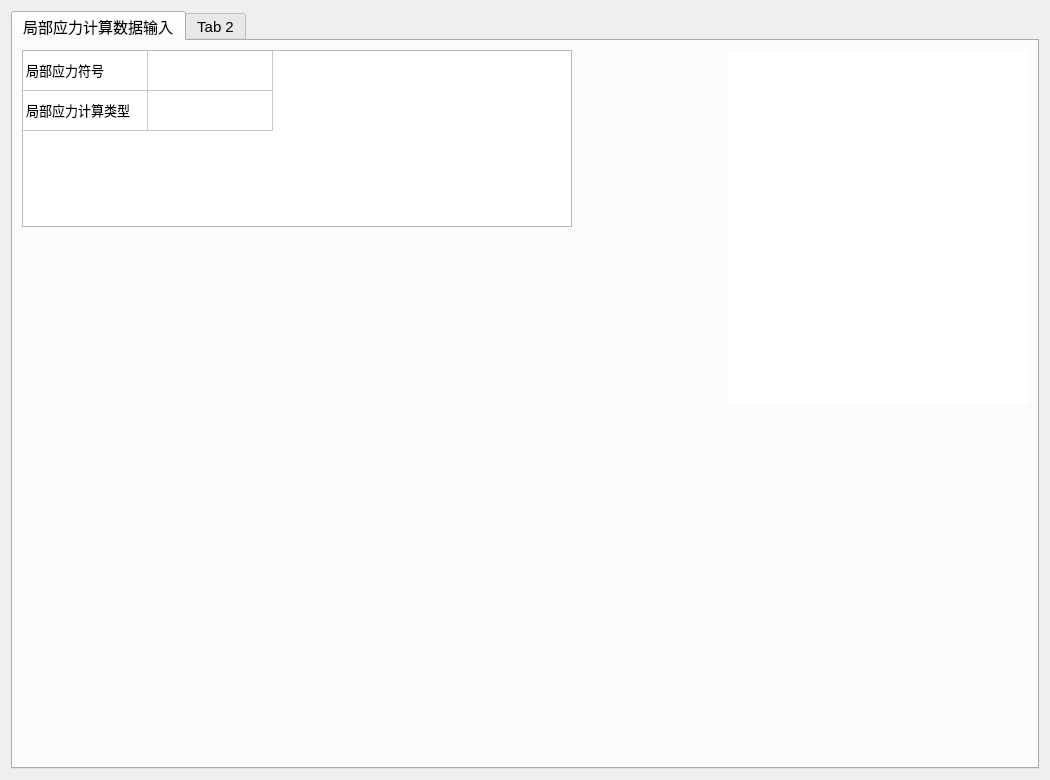
<?xml version="1.0" encoding="UTF-8"?>
<ui version="4.0">
 <class>pipe_OpeningLoad</class>
 <widget class="QWidget" name="pipe_OpeningLoad">
  <property name="geometry">
   <rect>
    <x>0</x>
    <y>0</y>
    <width>1050</width>
    <height>780</height>
   </rect>
  </property>
  <property name="windowTitle">
   <string>局部应力数据输入</string>
  </property>
  <layout class="QVBoxLayout" name="verticalLayout_5">
   <item>
    <widget class="QTabWidget" name="tabWidget">
     <property name="font">
      <font>
       <pointsize>11</pointsize>
      </font>
     </property>
     <property name="currentIndex">
      <number>0</number>
     </property>
     <widget class="QWidget" name="tab">
      <attribute name="title">
       <string>局部应力计算数据输入</string>
      </attribute>
      <layout class="QVBoxLayout" name="verticalLayout_2">
       <item>
        <layout class="QVBoxLayout" name="verticalLayout_6" stretch="1,1">
         <item>
          <layout class="QHBoxLayout" name="horizontalLayout" stretch="2,1,2">
           <item>
            <layout class="QVBoxLayout" name="verticalLayout" stretch="1,1">
             <item>
              <widget class="QTableWidget" name="yinglijisuan">
               <property name="minimumSize">
                <size>
                 <width>550</width>
                 <height>0</height>
                </size>
               </property>
               <property name="font">
                <font>
                 <pointsize>10</pointsize>
                </font>
               </property>
               <property name="rowCount">
                <number>2</number>
               </property>
               <property name="columnCount">
                <number>2</number>
               </property>
               <attribute name="horizontalHeaderVisible">
                <bool>false</bool>
               </attribute>
               <attribute name="horizontalHeaderMinimumSectionSize">
                <number>50</number>
               </attribute>
               <attribute name="horizontalHeaderDefaultSectionSize">
                <number>125</number>
               </attribute>
               <attribute name="verticalHeaderVisible">
                <bool>false</bool>
               </attribute>
               <attribute name="verticalHeaderMinimumSectionSize">
                <number>40</number>
               </attribute>
               <attribute name="verticalHeaderDefaultSectionSize">
                <number>40</number>
               </attribute>
               <row/>
               <row/>
               <column/>
               <column/>
               <item row="0" column="0">
                <property name="text">
                 <string>局部应力符号</string>
                </property>
               </item>
               <item row="1" column="0">
                <property name="text">
                 <string>局部应力计算类型</string>
                </property>
               </item>
              </widget>
             </item>
             <item>
              <spacer name="verticalSpacer">
               <property name="orientation">
                <enum>Qt::Vertical</enum>
               </property>
               <property name="sizeHint" stdset="0">
                <size>
                 <width>20</width>
                 <height>40</height>
                </size>
               </property>
              </spacer>
             </item>
            </layout>
           </item>
           <item>
            <spacer name="horizontalSpacer">
             <property name="orientation">
              <enum>Qt::Horizontal</enum>
             </property>
             <property name="sizeHint" stdset="0">
              <size>
               <width>13</width>
               <height>229</height>
              </size>
             </property>
            </spacer>
           </item>
           <item>
            <widget class="QWidget" name="img_load" native="true">
             <property name="minimumSize">
              <size>
               <width>0</width>
               <height>0</height>
              </size>
             </property>
             <property name="styleSheet">
              <string notr="true">background-color: rgb(255, 255, 255);</string>
             </property>
            </widget>
           </item>
          </layout>
         </item>
         <item>
          <spacer name="verticalSpacer_5">
           <property name="orientation">
            <enum>Qt::Vertical</enum>
           </property>
           <property name="sizeHint" stdset="0">
            <size>
             <width>20</width>
             <height>40</height>
            </size>
           </property>
          </spacer>
         </item>
        </layout>
       </item>
      </layout>
     </widget>
     <widget class="QWidget" name="tab_2">
      <attribute name="title">
       <string>Tab 2</string>
      </attribute>
      <layout class="QVBoxLayout" name="verticalLayout_7">
       <item>
        <layout class="QVBoxLayout" name="verticalLayout_3" stretch="5,4,0">
         <item>
          <layout class="QHBoxLayout" name="horizontalLayout_2" stretch="0,6,1,4">
           <item>
            <layout class="QVBoxLayout" name="verticalLayout_8" stretch="6,10">
             <property name="spacing">
              <number>20</number>
             </property>
             <property name="leftMargin">
              <number>0</number>
             </property>
             <property name="topMargin">
              <number>12</number>
             </property>
             <item>
              <widget class="QRadioButton" name="justlike_btn">
               <property name="minimumSize">
                <size>
                 <width>0</width>
                 <height>0</height>
                </size>
               </property>
               <property name="text">
                <string/>
               </property>
               <property name="iconSize">
                <size>
                 <width>20</width>
                 <height>20</height>
                </size>
               </property>
              </widget>
             </item>
             <item>
              <spacer name="verticalSpacer_2">
               <property name="orientation">
                <enum>Qt::Vertical</enum>
               </property>
               <property name="sizeHint" stdset="0">
                <size>
                 <width>20</width>
                 <height>40</height>
                </size>
               </property>
              </spacer>
             </item>
            </layout>
           </item>
           <item>
            <layout class="QVBoxLayout" name="verticalLayout_4" stretch="1,1,7">
             <item>
              <widget class="QTableWidget" name="justlike">
               <property name="minimumSize">
                <size>
                 <width>0</width>
                 <height>40</height>
                </size>
               </property>
               <property name="rowCount">
                <number>1</number>
               </property>
               <property name="columnCount">
                <number>2</number>
               </property>
               <attribute name="horizontalHeaderVisible">
                <bool>false</bool>
               </attribute>
               <attribute name="horizontalHeaderHighlightSections">
                <bool>true</bool>
               </attribute>
               <attribute name="verticalHeaderVisible">
                <bool>false</bool>
               </attribute>
               <attribute name="verticalHeaderHighlightSections">
                <bool>true</bool>
               </attribute>
               <row/>
               <column/>
               <column/>
               <item row="0" column="0">
                <property name="text">
                 <string>参考引用</string>
                </property>
               </item>
              </widget>
             </item>
             <item>
              <spacer name="verticalSpacer_3">
               <property name="orientation">
                <enum>Qt::Vertical</enum>
               </property>
               <property name="sizeHint" stdset="0">
                <size>
                 <width>20</width>
                 <height>40</height>
                </size>
               </property>
              </spacer>
             </item>
             <item>
              <widget class="QTableWidget" name="zaihecanshu">
               <property name="minimumSize">
                <size>
                 <width>0</width>
                 <height>0</height>
                </size>
               </property>
               <property name="rowCount">
                <number>7</number>
               </property>
               <property name="columnCount">
                <number>2</number>
               </property>
               <attribute name="horizontalHeaderVisible">
                <bool>false</bool>
               </attribute>
               <attribute name="verticalHeaderVisible">
                <bool>false</bool>
               </attribute>
               <row/>
               <row/>
               <row/>
               <row/>
               <row/>
               <row/>
               <row/>
               <column/>
               <column/>
               <item row="0" column="0">
                <property name="text">
                 <string/>
                </property>
               </item>
               <item row="1" column="0">
                <property name="text">
                 <string/>
                </property>
               </item>
              </widget>
             </item>
            </layout>
           </item>
           <item>
            <spacer name="horizontalSpacer_2">
             <property name="orientation">
              <enum>Qt::Horizontal</enum>
             </property>
             <property name="sizeHint" stdset="0">
              <size>
               <width>40</width>
               <height>20</height>
              </size>
             </property>
            </spacer>
           </item>
           <item>
            <widget class="QWidget" name="img_loadParameter" native="true">
             <property name="minimumSize">
              <size>
               <width>350</width>
               <height>350</height>
              </size>
             </property>
             <property name="maximumSize">
              <size>
               <width>16777215</width>
               <height>16777215</height>
              </size>
             </property>
             <property name="styleSheet">
              <string notr="true">background-color: rgb(255, 255, 255);</string>
             </property>
            </widget>
           </item>
          </layout>
         </item>
         <item>
          <spacer name="verticalSpacer_4">
           <property name="orientation">
            <enum>Qt::Vertical</enum>
           </property>
           <property name="sizeHint" stdset="0">
            <size>
             <width>20</width>
             <height>40</height>
            </size>
           </property>
          </spacer>
         </item>
         <item>
          <layout class="QHBoxLayout" name="horizontalLayout_3" stretch="5,0">
           <item>
            <spacer name="horizontalSpacer_3">
             <property name="orientation">
              <enum>Qt::Horizontal</enum>
             </property>
             <property name="sizeHint" stdset="0">
              <size>
               <width>478</width>
               <height>20</height>
              </size>
             </property>
            </spacer>
           </item>
           <item>
            <widget class="QPushButton" name="save_btn">
             <property name="styleSheet">
              <string notr="true">background-color: rgb(255, 255, 255);</string>
             </property>
             <property name="text">
              <string>确认</string>
             </property>
            </widget>
           </item>
          </layout>
         </item>
        </layout>
       </item>
      </layout>
     </widget>
    </widget>
   </item>
  </layout>
 </widget>
 <resources/>
 <connections/>
</ui>
